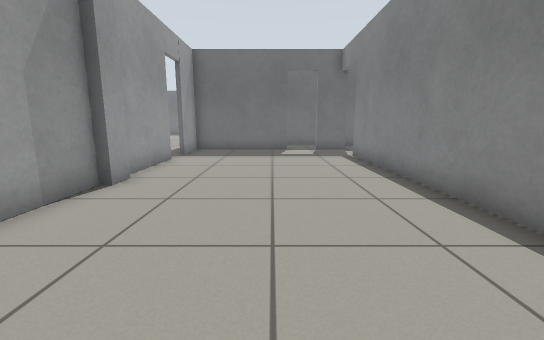
View 1 (above)

24 first-person views from a walk through a world built for the Gazebo simulator. The camera is 0.72 m above the floor, tilts 10° down and sees 90° across. The floor is counted in squares, 0.5 m on a side. Each view is taken from the middle of a square. On the plan, view 1 faces up. The plan holds only what a view shows up to about 13 squares ahead; the rest is blank. The place goes on beyond the plan.

View 2
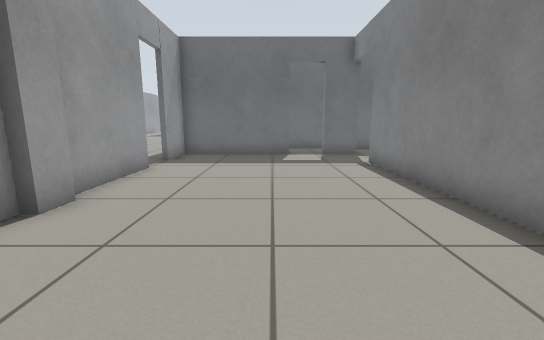

View 3
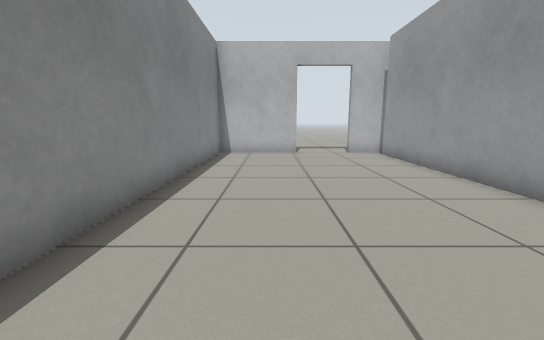

View 4
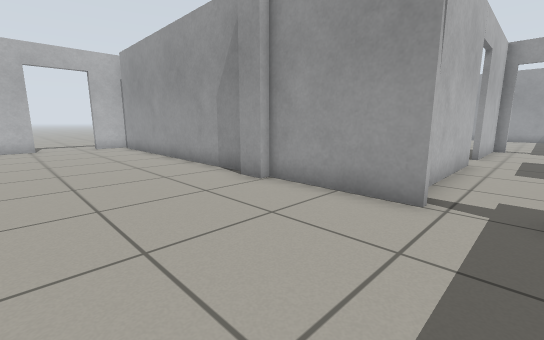

View 5
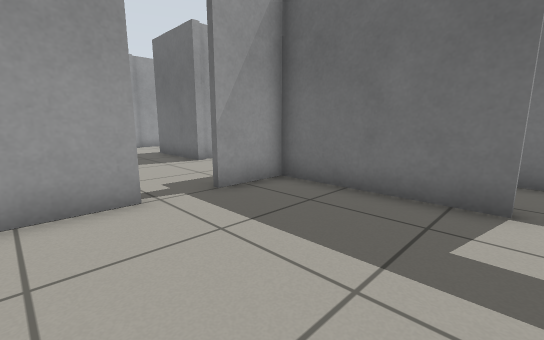

View 6
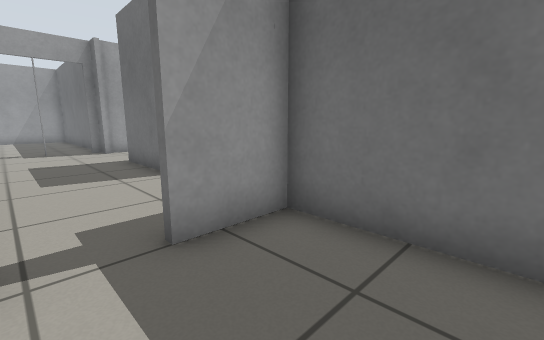

View 7
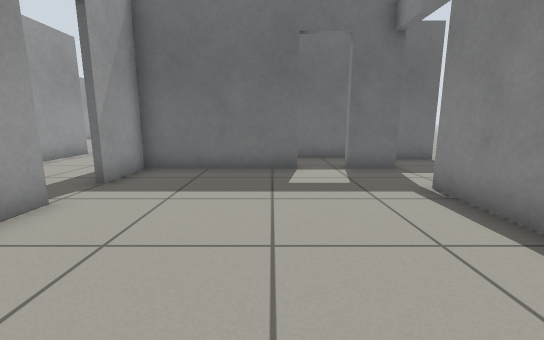

View 8
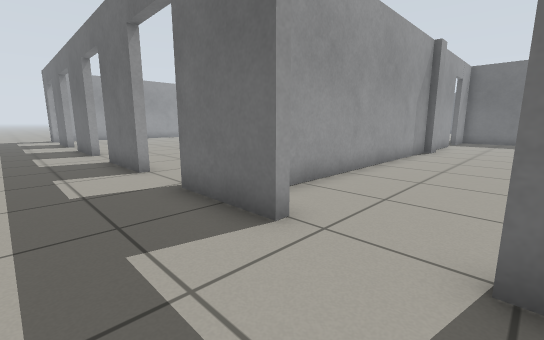

View 9
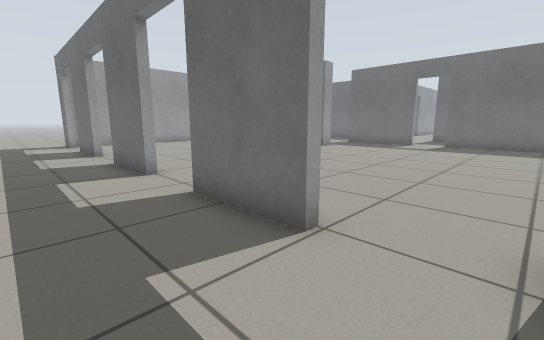

View 10
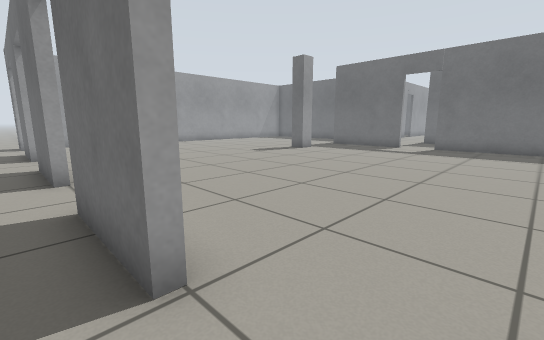

View 11
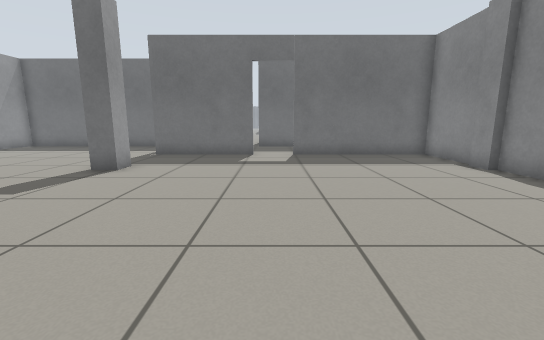

View 12
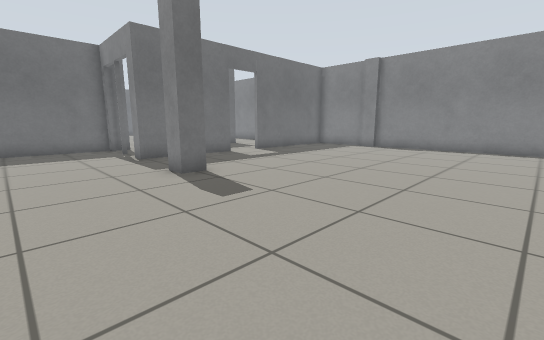

View 13
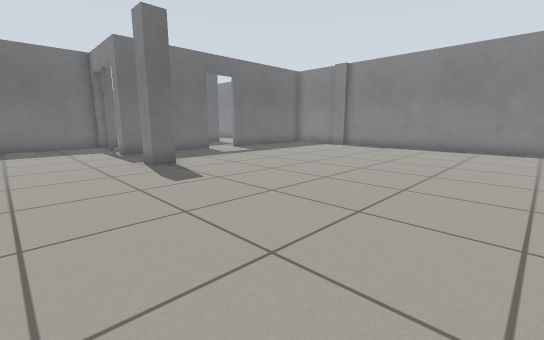

View 14
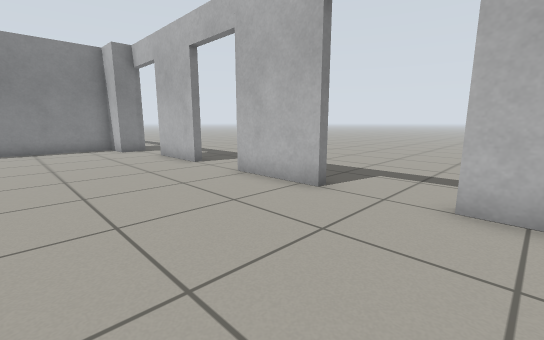

View 15
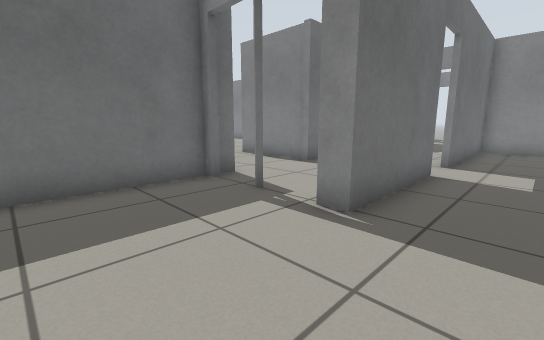

View 16
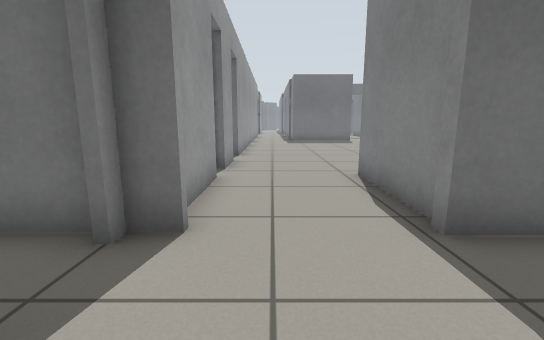

View 17
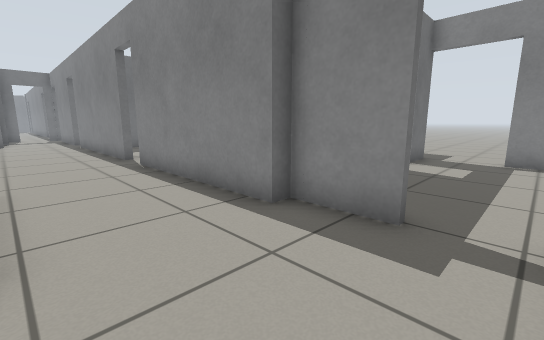

View 18
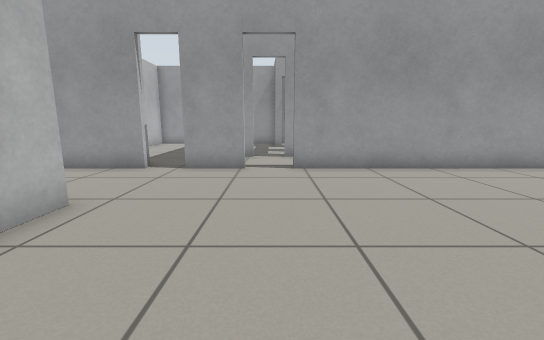

View 19
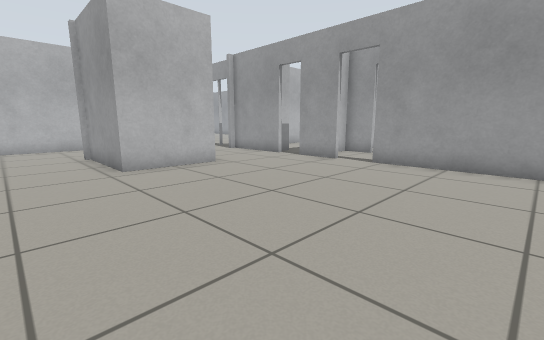

View 20
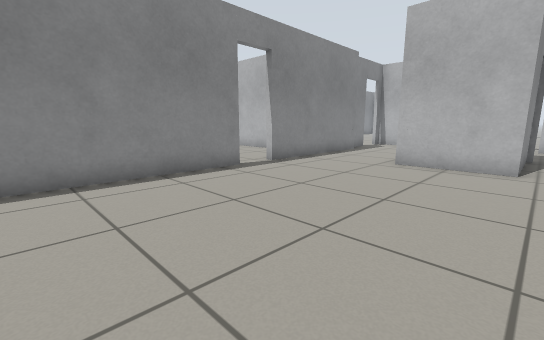

View 21
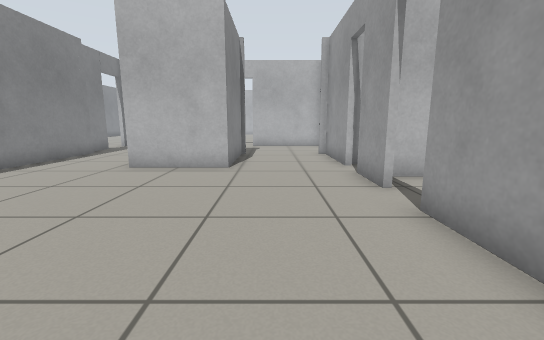

View 22
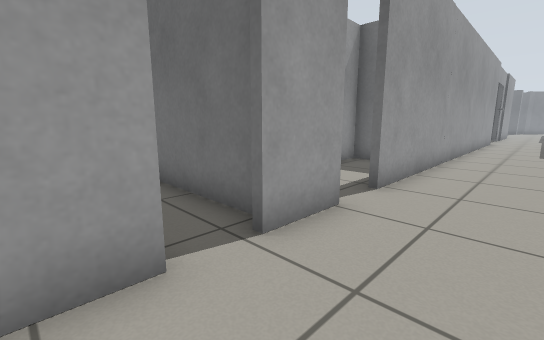

View 23
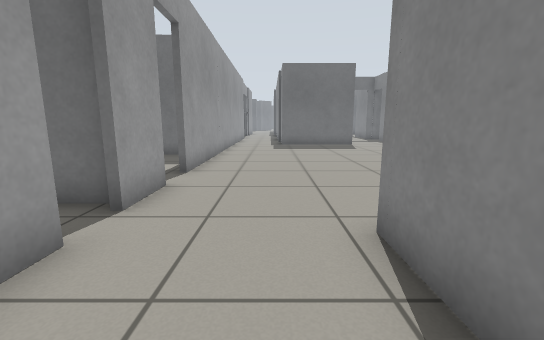

View 24
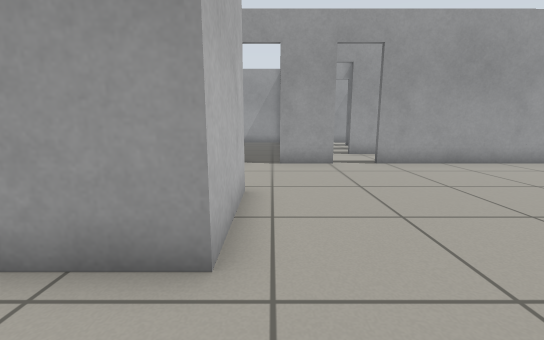

### Floor plan
Points are (right, up) in squares from view 1. A wall is a line through its corners. A room is listed if a view was taken in it or the views show most of it. See-through windows are left out.
Room 1 (views 1, 2, 3, 4, 5, 6, 7)
walls: (-4, 6.1) (-4, -4.3); (-3.7, 7) (-3.7, 6); (-4, 10.7) (-4, 6.9); (0.8, 14.3) (-4, 14.3) (-4, 12.2); (-0.2, -5) (3.5, -5) (3.5, 11.8); (3.9, 14.3) (2.3, 14.3); (-4.4, -5) (-2.7, -5)
ways out: open door at (-1.5, -5) to room 2; open door at (4, 13) to room 2; open door at (-4, 11.5) to room 4; open door at (1.5, 14)
Room 2 (views 8, 9, 10)
walls: (-2.7, -5.3) (-5.6, -5.3); (-8.1, -5.3) (-11.1, -5.3); (-13.6, -5.3) (-16.5, -5.3); (-19.1, -5.3) (-20.5, -5.3); (5.5, 16.5) (4.7, 16.5)
low walls: (0.3, -5.3) (-0.2, -5.3)
ways out: open door at (-1.5, -5) to room 1; open door at (4, 13) to room 1; open door at (-18, -5) to room 3; open door at (-12, -5) to room 3; open door at (-7, -5) to room 3
Room 3 (views 11, 12, 13, 14, 15)
walls: (-11.7, 10.1) (-16.2, 10.1) (-16.2, 10.8); (-11.1, -5) (-8.1, -5); (-16.5, -5) (-13.6, -5); (-4.2, 4.6) (-4.2, 6.1); (-4.5, 6) (-4.5, 7); (-4.2, 7.2) (-4.2, 10.1) (-10.1, 10.1); (-20.1, -5) (-19.1, -5); (-5.7, -4.9) (-5.7, -4.1) (-5, -4.1); (-4.2, -3.5) (-4.2, 2.5); (-15.1, 14.3) (-20.1, 14.3)
ways out: open door at (-18, -5) to room 2; open door at (-12, -5) to room 2; open door at (-7, -5) to room 2; open door at (-16, 12.5) to room 4; open door at (-10.5, 10) to room 4
Room 4 (views 16, 17, 22, 23)
walls: (-11.6, 14.5) (-11.6, 18.4); (-10.1, 10.3) (-5.6, 10.3); (-8.4, 18.4) (-8.4, 14.3) (-11.9, 14.3); (-4.2, 12.2) (-4.2, 14.3) (-4.7, 14.3) (-4.7, 18.5); (-15.9, 14.4) (-15.9, 13.9); (-16, 10.8) (-16, 10.3) (-11.7, 10.3); (-15.5, 18.1) (-15.5, 14.5)
ways out: open door at (-4, 11.5) to room 1; open door at (-16, 12.5) to room 3; open door at (-10.5, 10) to room 3; opening at (-13.5, 18.5) to room 5; opening at (-6.5, 18) to room 5; open door at (-15.7, 18.7)
Room 5 (views 18, 19, 20, 21, 24)
walls: (-4.7, 22.2) (-4.7, 28.2); (-11.6, 18.4) (-8.4, 18.4); (-15.5, 21.2) (-15.5, 19.2); (-15.5, 28.5) (-15.5, 22.6); (-4.7, 18.5) (-4.7, 20.7)
ways out: opening at (-13.5, 18.5) to room 4; opening at (-6.5, 18) to room 4; open door at (-15.5, 22) to room 6; open door at (-5, 21.5)
Room 6 (no view inside)
walls: (-18.4, 23.8) (-18.4, 22.5); (-18.4, 21.3) (-18.4, 20.1); (-17.1, 27.1) (-18.4, 27.1) (-18.4, 26); (-18.1, 19.9) (-16.1, 19.9)
ways out: open door at (-15.5, 22) to room 5; open door at (-18.5, 22)

Positions as (right, up) in squares from view 1, and headings:
1: (0, 0), facing up
2: (0, 2), facing up
3: (1, 8), facing down
4: (1, 12), facing down-left
5: (1, 9), facing up-left
6: (-1, 11), facing up-left
7: (0, 6), facing up
8: (0, -8), facing up-left
9: (-6, -8), facing up-left
10: (-6, -6), facing up-left
11: (-11, -2), facing up
12: (-20, -1), facing up-right
13: (-20, -3), facing up-right
14: (-20, 0), facing down-right
15: (-20, 8), facing up-right
16: (-14, 11), facing up
17: (-8, 11), facing up-right
18: (-7, 22), facing left
19: (-6, 27), facing down-left
20: (-12, 28), facing down-right
21: (-13, 27), facing down
22: (-13, 17), facing up-left
23: (-13, 15), facing up
24: (-6, 19), facing left
